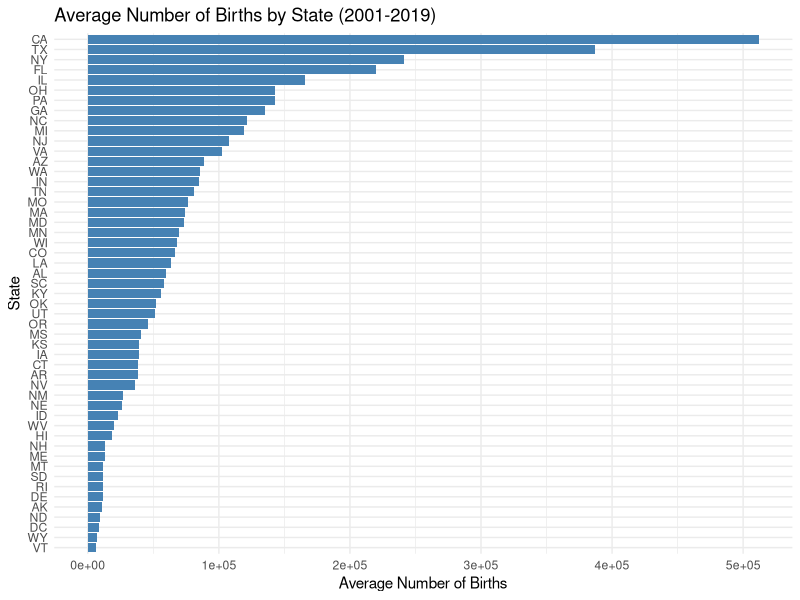
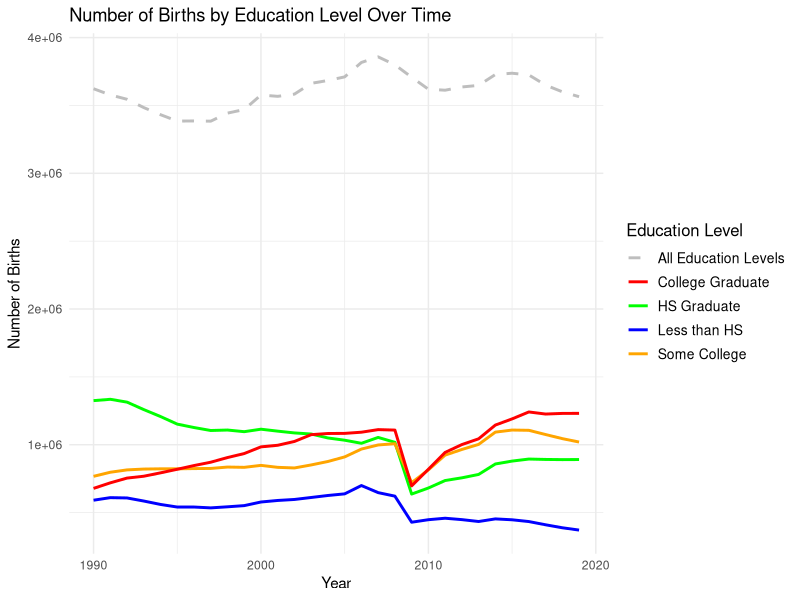
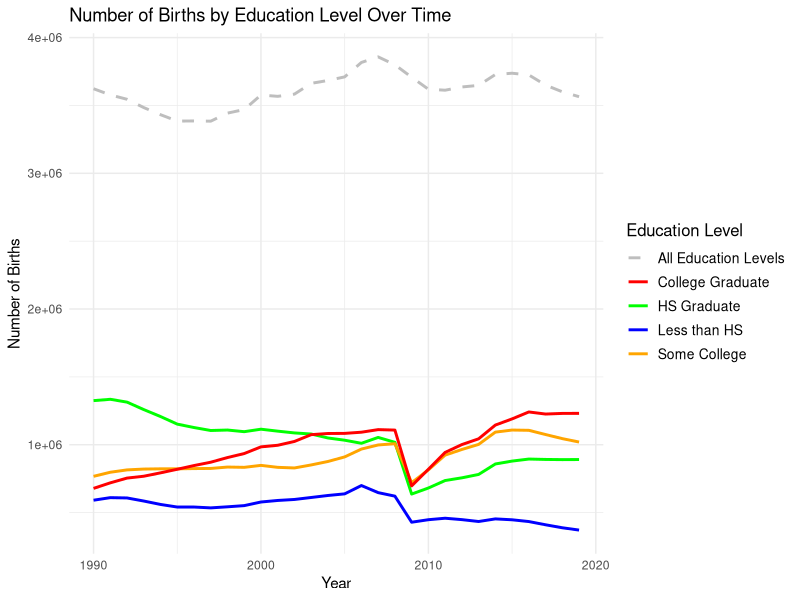

Write the R code that produced these figures, in order. (Note: this script raises an error after producing the figures.)
## ---- chunk 1
#| include: false
#| warning: false
#| message: false

### Preparing Workspace
# Install and load necessary packages
if (!requireNamespace("tidyverse", quietly = TRUE)) install.packages("tidyverse")
if (!requireNamespace("dplyr", quietly = TRUE)) install.packages("dplyr")
if (!requireNamespace("tidyr", quietly = TRUE)) install.packages("tidyr")
if (!requireNamespace("ggplot2", quietly = TRUE)) install.packages("ggplot2")
if (!requireNamespace("knitr", quietly = TRUE)) install.packages("knitr")
if (!requireNamespace("readr", quietly = TRUE)) install.packages("readr")
if (!requireNamespace("maps", quietly = TRUE)) install.packages("maps")
if (!requireNamespace("haven", quietly = TRUE)) install.packages("haven")
if (!requireNamespace("readxl", quietly = TRUE)) install.packages("readxl")
if (!requireNamespace("here", quietly = TRUE)) install.packages("here")

# Workspace Set up
library(tidyverse)
library(dplyr)
library(tidyr)
library(ggplot2)
library(knitr)
library(readr)
library(maps)
library(haven)
library(readxl)
library(here)
## ---- chunk 2


# Importing the CSV files
numbirths_2001_2019 <- read_csv("../data/analysis_data/annual_policy/numbirths_2001_2019.csv")
births_educ_race_age6 <- read_csv("../data/analysis_data/decomp/births_educ_race_age6.csv")
numbirths_educ_2044 <- read_csv("../data/analysis_data/educ/numbirths_educ_2044.csv")
state_births_04_19 <- read_csv("../data/analysis_data/map/state_births_04_19.csv") 

# Display the first few rows of each data-frame to verify the imports
view(numbirths_2001_2019)
view(births_educ_race_age6)
view(numbirths_educ_2044)
view(state_births_04_19)

### Number of Births ### 
colnames(numbirths_2001_2019)

average_births_by_state <- numbirths_2001_2019 %>%
  filter(year >= 2001, year <= 2019) %>%
  group_by(stname) %>%
  summarize(AverageBirths = mean(numbirth1544, na.rm = TRUE)) %>%
  ungroup()
view(average_births_by_state)


ggplot(average_births_by_state, aes(y = reorder(stname, AverageBirths), x = AverageBirths)) +
  geom_bar(stat = "identity", fill = "steelblue") +
  theme_minimal() +
  labs(title = "Average Number of Births by State (2001-2019)",
       y = "State",
       x = "Average Number of Births") +
  theme(axis.text.y = element_text(angle = 0)) 
## ---- chunk 3

# Load Data 
welfare_data <- read_excel("../data/UKCPR_National_Welfare_Data_Update_020623.xlsx", sheet = "Data")

# Retrieving data for state minimum wage for 2001 - 2019
filtered_minwage <- welfare_data %>%
  select(state_name, year, `State Minimum Wage`) %>%
  filter(year >= 2001, year <= 2019)

##### State Minimum Wage #####
# Filter data for 2001 and 2019
minwage_2001 <- welfare_data %>%
  filter(year == 2001) %>%
  select(state_name, year, `State Minimum Wage`)

minwage_2019 <- welfare_data %>%
  filter(year == 2019) %>%
  select(state_name, year, `State Minimum Wage`)

# Rename the `State Minimum Wage` columns to reflect the year
minwage_2001 <- minwage_2001 %>%
  rename(MinWage2001 = `State Minimum Wage`)

minwage_2019 <- minwage_2019 %>%
  rename(MinWage2019 = `State Minimum Wage`)

# Merge the 2001 and 2019 data by state_name
minwage_change <- left_join(minwage_2001, minwage_2019, by = "state_name")

# Calculate the change in minimum wage from 2001 to 2019
minwage_change <- minwage_change %>%
  mutate(ChangeInMinWage = MinWage2019 - MinWage2001) %>%
  select(state_name, MinWage2001, MinWage2019, ChangeInMinWage)

kable(minwage_change, format = "markdown", caption = "Change in State Minimum Wage from 2001 to 2019")

## ---- chunk 4
#Education

# Load Education data
educ_data <- read_csv("../data/analysis_data/educ/numbirths_educ_2044.csv")

# Creating the plot
ggplot(educ_data, aes(x = year)) +
  geom_line(aes(y = numbirth_lesshs, color = "Less than HS"), linewidth = 1) +
  geom_line(aes(y = numbirth_hsgrad, color = "HS Graduate"), linewidth = 1) +
  geom_line(aes(y = numbirth_somecoll, color = "Some College"), linewidth = 1) +
  geom_line(aes(y = numbirth_colgrad, color = "College Graduate"), linewidth = 1) +
  geom_line(
    aes(y = numbirthalleduc, color = "All Education Levels"),
    size = 1,
    linetype = "dashed"
  ) +
  scale_color_manual(
    values = c(
      "Less than HS" = "blue",
      "HS Graduate" = "green",
      "Some College" = "orange",
      "College Graduate" = "red",
      "All Education Levels" = "grey"
      )
  ) +
  labs(
    title = "Number of Births by Education Level Over Time",
    x = "Year",
    y = "Number of Births",
    color = "Education Level"
  ) +
  theme_minimal() +
  theme(legend.title = element_text(size = 12),
        legend.text = element_text(size = 10))

# Display the plot
ggsave("births_by_education_level_over_time.png",
       width = 10,
       height = 6)

## ---- chunk 5
# https://stackoverflow.com/questions/29381652/plotting-us-heat-map-with-text

#reading the UKNCPR Datat
poldata <- read_csv(here("data", "analysis_data", "UKCPR_National_Welfare_Data_Update_020623.csv"))

poldata <- poldata %>%
  select(state_name,
         year,
         Population,
         `Fraction of State Senate that is Democrat`)

# Create a mapping of state abbreviations to full names
state_abbrevs <- state.abb
state_names <- state.name

# Create a data frame for the mapping
state_mapping <-
  data.frame(abbrev = tolower(state_abbrevs),
             name = tolower(state_names))

#Get numbirths data
numbirths_data <- read_csv(here("data", "analysis_data", "annual_policy", "numbirths_2001_2019.csv"))
births_2019 <- numbirths_data %>% filter(year == 2019)

# Convert state abbreviations to full names in your datasets
numbirths_2019_fullname <- births_2019 %>%
  mutate(stname = tolower(stname)) %>%
  left_join(state_mapping, by = c("stname" = "abbrev")) %>%
  select(-stname) %>%
  rename(stname = name)

poldata_2019 <- poldata %>% filter(year == 2019)

poldata_2019_fullname <- poldata_2019 %>%
  mutate(state_name = tolower(state_name)) %>%
  left_join(state_mapping, by = c("state_name" = "abbrev")) %>%
  select(-state_name) %>%
  rename(state_name = name)

# Merge poldata with numbirths_data using full state names
data_merged <-
  left_join(numbirths_2019_fullname,
            poldata_2019_fullname,
            by = c("stname" = "state_name"))

states_map <- map_data("state")

# Merge with states map data
map_data_merged <-
  left_join(states_map, data_merged, by = c("region" = "stname"))
## ---- chunk 6
# Plot
ggplot(map_data_merged) +
  geom_polygon(
    aes(
      x = long,
      y = lat,
      group = group,
      fill = `Fraction of State Senate that is Democrat`
    ),
    color = "white"
  ) +
  geom_text(
    data = map_data_merged %>% group_by(region) %>% summarise(
      long = mean(long),
      lat = mean(lat),
      numbirths = first(births)
    ),
    aes(x = long, y = lat, label = numbirths),
    size = 3,
    check_overlap = TRUE
  ) +
  scale_fill_gradient(low = "red",
                      high = "blue",
                      name = "Democrat Fraction") +
  coord_fixed(1.3) +
  labs(title = "2019 Births and Democrat Fraction in State Senate by State") +
  theme_void() +
  theme(legend.position = "right")
## ---- chunk 7

# Determine which states had a delay or no delay policy 
abortion_policy <- read_dta("../data/analysis_data/annual_policy/policyvars01_19.dta") %>%
  filter(year >= 2001, year <= 2019) %>%
  select(delay, stname, year)

# Load the population data from the Excel file
population_data <- read_excel("../data/UKCPR_National_Welfare_Data_Update_020623.xlsx", sheet = "Data") %>%
  select(state_name, year, Population) %>%
  filter(year >= 2001, year <= 2019)

numbirths_data <- read_csv("../data/analysis_data/annual_policy/numbirths_2001_2019.csv") %>%
  rename(births = numbirth1544) %>%
  filter(year >= 2001, year <= 2019)

# Ensure both datasets have the 'stname' column for joining
population_data <- population_data %>%
  rename(stname = state_name)

# Merge the number of births data with the population data
births_population_data <- numbirths_data %>%
  left_join(population_data, by = c("year", "stname"))

# Calculate the relative average number of births per 1000 people
births_population_data <- births_population_data %>%
  mutate(relative_births = (births / Population) * 1000)

# Load the abortion policy data
abortion_policy <- read_dta("../data/analysis_data/annual_policy/policyvars01_19.dta") %>%
  select(year, stname, delay)

# Merge the relative births data with the abortion policy data
combined_data <- abortion_policy %>%
  left_join(births_population_data, by = c("year", "stname"))

# Define the groups based on predefined 'states_no_delay' and 'states_with_delay'
states_no_delay <- c("AK", "AL", "CA", "CO", "CT", "DC", "DE", "FL", "HI", "IA", "IL", "MA", "MD", "ME", "MT", "NH", "NJ", "NM", "NV", "NY", "OR", "RI", "TN", "VT", "WA", "WY")
states_with_delay <- c("AR", "ID", "IN", "KS", "KY", "LA", "MI", "MO", "MS", "ND", "NE", "OH", "PA", "SC", "SD", "UT", "VA", "WI")

# Filter the combined_data for states with no delay
combined_data_no_delay <- combined_data %>%
  filter(stname %in% states_no_delay)

# Filter the combined_data for states with delay
combined_data_with_delay <- combined_data %>%
  filter(stname %in% states_with_delay)

# Plot for states with policy delay
ggplot(data = combined_data_with_delay) +
  geom_line(aes(x = year, y = relative_births, group = stname, color = stname)) +
  labs(title = "Relative Average Number of Births in States With Delay (2001-2019)",
       x = "Year",
       y = "Relative Average Number of Births per 1000 People",
       color = "State") +
  theme_minimal()

## ---- chunk 8
# Determine which states had a delay or no delay policy 
abortion_policy <- read_dta("../data/analysis_data/annual_policy/policyvars01_19.dta") %>%
  filter(year >= 2001, year <= 2019) %>%
  select(delay, stname, year)

# Load the population data from the Excel file
population_data <- read_excel("../data/UKCPR_National_Welfare_Data_Update_020623.xlsx", sheet = "Data") %>%
  select(state_name, year, Population) %>%
  filter(year >= 2001, year <= 2019)

numbirths_data <- read_csv("../data/analysis_data/annual_policy/numbirths_2001_2019.csv") %>%
  rename(births = numbirth1544) %>%
  filter(year >= 2001, year <= 2019)

# Ensure both datasets have the 'stname' column for joining
population_data <- population_data %>%
  rename(stname = state_name)

# Merge the number of births data with the population data
births_population_data <- numbirths_data %>%
  left_join(population_data, by = c("year", "stname"))

# Calculate the relative average number of births per 1000 people
births_population_data <- births_population_data %>%
  mutate(relative_births = (births / Population) * 1000)

# Load the abortion policy data
abortion_policy <- read_dta("../data/analysis_data/annual_policy/policyvars01_19.dta") %>%
  select(year, stname, delay)

# Merge the relative births data with the abortion policy data
combined_data <- abortion_policy %>%
  left_join(births_population_data, by = c("year", "stname"))

# Define the groups based on predefined 'states_no_delay' and 'states_with_delay'
states_no_delay <- c("AK", "AL", "CA", "CO", "CT", "DC", "DE", "FL", "HI", "IA", "IL", "MA", "MD", "ME", "MT", "NH", "NJ", "NM", "NV", "NY", "OR", "RI", "TN", "VT", "WA", "WY")
states_with_delay <- c("AR", "ID", "IN", "KS", "KY", "LA", "MI", "MO", "MS", "ND", "NE", "OH", "PA", "SC", "SD", "UT", "VA", "WI")

# Filter the combined_data for states with no delay
combined_data_no_delay <- combined_data %>%
  filter(stname %in% states_no_delay)

# Filter the combined_data for states with delay
combined_data_with_delay <- combined_data %>%
  filter(stname %in% states_with_delay)

# Plot for states with no policy delay
ggplot(data = combined_data_no_delay) +
  geom_line(aes(x = year, y = relative_births, group = stname, color = stname)) +
  labs(title = "Relative Average Number of Births in States Without Delay (2001-2019)",
       x = "Year",
       y = "Relative Average Number of Births per 1000 People",
       color = "State") +
  theme_minimal()

## ---- chunk 9

# Determine which states had a delay or no delay policy 
abortion_policy <- read_dta("../data/analysis_data/annual_policy/policyvars01_19.dta") %>%
  filter(year >= 2001, year <= 2019) %>%
  select(delay, stname, year)

# Load the population data from the Excel file
population_data <- read_excel("../data/UKCPR_National_Welfare_Data_Update_020623.xlsx", sheet = "Data") %>%
  select(state_name, year, Population) %>%
  filter(year >= 2001, year <= 2019)

numbirths_data <- read_csv("../data/analysis_data/annual_policy/numbirths_2001_2019.csv") %>%
  rename(births = numbirth1544) %>%
  filter(year >= 2001, year <= 2019)

# Ensure both datasets have the 'stname' column for joining
population_data <- population_data %>%
  rename(stname = state_name)

# Merge the number of births data with the population data
births_population_data <- numbirths_data %>%
  left_join(population_data, by = c("year", "stname"))

# Calculate the relative average number of births per 1000 people
births_population_data <- births_population_data %>%
  mutate(relative_births = (births / Population) * 1000)

# Load the abortion policy data
abortion_policy <- read_dta("../data/analysis_data/annual_policy/policyvars01_19.dta") %>%
  select(year, stname, delay)

# Merge the relative births data with the abortion policy data
combined_data <- abortion_policy %>%
  left_join(births_population_data, by = c("year", "stname"))

# Define the groups based on predefined 'states_no_delay' and 'states_with_delay'
states_no_delay <- c("AK", "AL", "CA", "CO", "CT", "DC", "DE", "FL", "HI", "IA", "IL", "MA", "MD", "ME", "MT", "NH", "NJ", "NM", "NV", "NY", "OR", "RI", "TN", "VT", "WA", "WY")
states_with_delay <- c("AR", "ID", "IN", "KS", "KY", "LA", "MI", "MO", "MS", "ND", "NE", "OH", "PA", "SC", "SD", "UT", "VA", "WI")

# Filter the combined_data for states with no delay
combined_data_no_delay <- combined_data %>%
  filter(stname %in% states_no_delay)

# Filter the combined_data for states with delay
combined_data_with_delay <- combined_data %>%
  filter(stname %in% states_with_delay)


# States and years of policy implementation
policy_changes <- data.frame(
  stname = c("AZ", "GA", "MN", "NC", "OK", "TX", "WV"),
  year_implemented = c(2009, 2005, 2003, 2011, 2005, 2003, 2003)
)

# Filter combined_data
transition_states_data <- combined_data %>%
  filter(stname %in% policy_changes$stname)

# Creating the graph
ggplot(data = transition_states_data) +
  geom_line(aes(x = year, y = relative_births, group = stname, color = stname)) +
  geom_vline(data = policy_changes, aes(xintercept = year_implemented, color = stname), linetype="dashed") +
  geom_text(data = policy_changes, aes(x = year_implemented, y = Inf, label = year_implemented), vjust = -0.5, color = "black") +
  scale_x_continuous(breaks = seq(2001, 2019, by = 2)) +
  labs(title = "Transition to Policy Delay and Relative Average Number of Births (2001-2019)",
       x = "Year",
       y = "Relative Average Number of Births per 1000 People",
       color = "State") +
  theme_minimal() +
  theme(axis.text.x = element_text(angle = 45, hjust = 1))

## ---- chunk 10


# Determine which states had a delay or no delay policy 
abortion_policy <- read_dta("../data/analysis_data/annual_policy/policyvars01_19.dta") %>%
  filter(year >= 2001, year <= 2019) %>%
  select(delay, stname, year)

# Load the population data from the Excel file
population_data <- read_excel("../data/UKCPR_National_Welfare_Data_Update_020623.xlsx", sheet = "Data") %>%
  select(state_name, year, Population) %>%
  filter(year >= 2001, year <= 2019)

numbirths_data <- read_csv("../data/analysis_data/annual_policy/numbirths_2001_2019.csv") %>%
  rename(births = numbirth1544) %>%
  filter(year >= 2001, year <= 2019)

# Ensure both datasets have the 'stname' column for joining
population_data <- population_data %>%
  rename(stname = state_name)

# Merge the number of births data with the population data
births_population_data <- numbirths_data %>%
  left_join(population_data, by = c("year", "stname"))

# Calculate the relative average number of births per 1000 people
births_population_data <- births_population_data %>%
  mutate(relative_births = (births / Population) * 1000)

# Load the abortion policy data
abortion_policy <- read_dta("../data/analysis_data/annual_policy/policyvars01_19.dta") %>%
  select(year, stname, delay)

# Merge the relative births data with the abortion policy data
combined_data <- abortion_policy %>%
  left_join(births_population_data, by = c("year", "stname"))

# Define the groups based on predefined 'states_no_delay' and 'states_with_delay'
states_no_delay <- c("AK", "AL", "CA", "CO", "CT", "DC", "DE", "FL", "HI", "IA", "IL", "MA", "MD", "ME", "MT", "NH", "NJ", "NM", "NV", "NY", "OR", "RI", "TN", "VT", "WA", "WY")
states_with_delay <- c("AR", "ID", "IN", "KS", "KY", "LA", "MI", "MO", "MS", "ND", "NE", "OH", "PA", "SC", "SD", "UT", "VA", "WI")

# Filter the combined_data for states with no delay
combined_data_no_delay <- combined_data %>%
  filter(stname %in% states_no_delay)

# Filter the combined_data for states with delay
combined_data_with_delay <- combined_data %>%
  filter(stname %in% states_with_delay)


# Step 1: Select states for comparison
states_comparison <- combined_data %>%
  filter(stname %in% c("CA", "TX", "GA", "NC", "FL"))

# Step 2: Calculate descriptive statistics and visualize trends
# For California (no policy change) and Texas (policy change in 2003)
ca_tx_data <- states_comparison %>%
  filter(stname %in% c("CA", "TX"))

# Calculate summary statistics for CA and TX before and after 2003
ca_tx_summary <- ca_tx_data %>%
  group_by(stname) %>%
  summarise(
    mean_before = mean(relative_births[year < 2003], na.rm = TRUE),
    mean_after = mean(relative_births[year >= 2003], na.rm = TRUE)
  )

# For Georgia (policy change in 2005), North Carolina (policy change in 2011), and Florida (no policy change)
ga_nc_fl_data <- states_comparison %>%
  filter(stname %in% c("GA", "NC", "FL"))

# Calculate summary statistics for GA and NC before and after policy changes, and compare with FL
ga_nc_fl_summary <- ga_nc_fl_data %>%
  group_by(stname) %>%
  summarise(
    mean_before = mean(relative_births[year < if_else(stname == "GA", 2005, if_else(stname == "NC", 2011, year))], na.rm = TRUE),
    mean_after = mean(relative_births[year >= if_else(stname == "GA", 2005, if_else(stname == "NC", 2011, year))], na.rm = TRUE)
  )

# Step 3: Visualize trends
ggplot(states_comparison, aes(x = year, y = relative_births, color = stname)) +
  geom_line() +
  geom_vline(xintercept = c(2003, 2005, 2011), linetype = "dashed", color = "black") +
  labs(title = "Relative Birth Rates in Selected States (2001-2019)", y = "Relative Births per 1000 People", x = "Year") +
  theme_minimal()

## ---- chunk 11
# POLITICAL AFFILIATION MAP
## ---- chunk 12

#relative average # of births in states delay

#relative average # of births in states w/o delay

#relative birth rates in selected states

## ---- chunk 13
# POLITICAL AFFILIATION MAP
## ---- chunk 14
#Education graph
## ---- chunk 15

